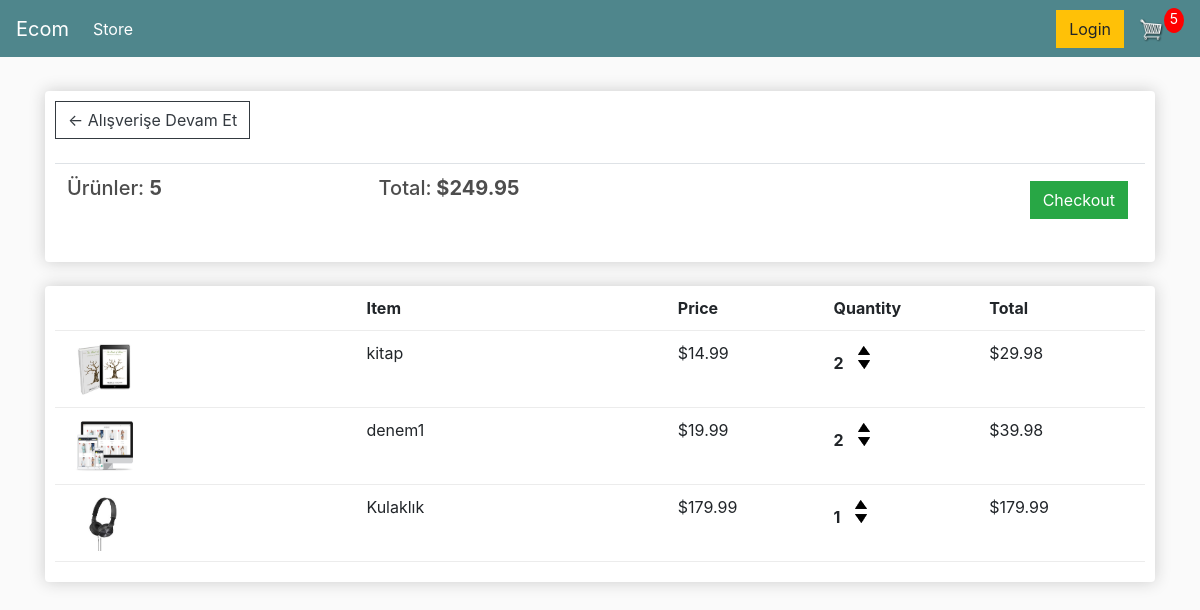
The app's page /cart/ (signed in) with its own data.
### store/models.py (models this page shows, shortened)
class Order(models.Model):
	customer = models.ForeignKey(Customer, on_delete=models.SET_NULL, null=True, blank=True)
	date_ordered = models.DateTimeField(auto_now_add=True)
	complete = models.BooleanField(default=False)
	transaction_id = models.CharField(max_length=100, null=True)
	@property
	def get_cart_total(self):
		orderitems = self.orderitem_set.all()
		total = sum([item.get_total for item in orderitems])
		return total
	@property
	def get_cart_items(self):
		orderitems = self.orderitem_set.all()
		total = sum([item.quantity for item in orderitems])
		return total

class OrderItem(models.Model):
	product = models.ForeignKey(Product, on_delete=models.SET_NULL, null=True)
	order = models.ForeignKey(Order, on_delete=models.SET_NULL, null=True)
	quantity = models.IntegerField(default=0, null=True, blank=True)
	date_added = models.DateTimeField(auto_now_add=True)
	@property
	def get_total(self):
		total = self.product.price * self.quantity
		return total

class Product(models.Model):
	name = models.CharField(max_length=200)
	price = models.FloatField()
	digital = models.BooleanField(default=False,null=True, blank=True)
	image = models.ImageField(null=True, blank=True)
	@property
	def imageURL(self):
		try:
			url = self.image.url
		except:
			url = ''
		return url

### store/views.py (the view)
# urls.py: path('cart/', views.cart, name="cart"),
def cart(request):
	data = cartData(request)
	cartItems = data['cartItems']
	order = data['order']
	items = data['items']
	context = {'items':items, 'order':order, 'cartItems':cartItems}
	return render(request, 'store/cart.html', context)

### store/utils.py (called while the page is built)
def cartData(request):
	if request.user.is_authenticated:
		customer = request.user.customer
		order, created = Order.objects.get_or_create(customer=customer, complete=False)
		items = order.orderitem_set.all()
		cartItems = order.get_cart_items
	else:
		cookieData = cookieCart(request)
		cartItems = cookieData['cartItems']
		order = cookieData['order']
		items = cookieData['items']
	return {'cartItems':cartItems ,'order':order, 'items':items}

### store/templates/store/cart.html
{% extends 'store/main.html' %}
{% load static %}
{% block content %}
	<div class="row">
		<div class="col-lg-12">
			<div class="box-element">
				<a  class="btn btn-outline-dark" href="{% url 'store' %}">&#x2190; Alışverişe Devam Et</a>
				<br>
				<br>
				<table class="table">
					<tr>
						<th><h5>Ürünler: <strong>{{order.get_cart_items}}</strong></h5></th>
						<th><h5>Total:<strong> ${{order.get_cart_total|floatformat:2}}</strong></h5></th>
						<th>
							<a  style="float:right; margin:5px;" class="btn btn-success" href="{% url 'checkout' %}">Checkout</a>
						</th>
					</tr>
				</table>
			</div>
			<br>
			<div class="box-element">
				<div class="cart-row">
					<div style="flex:2"></div>
					<div style="flex:2"><strong>Item</strong></div>
					<div style="flex:1"><strong>Price</strong></div>
					<div style="flex:1"><strong>Quantity</strong></div>
					<div style="flex:1"><strong>Total</strong></div>
				</div>
				{% for item in items %}
				<div class="cart-row">
					<div style="flex:2"><img class="row-image" src="{{item.product.imageURL}}"></div>
					<div style="flex:2"><p>{{item.product.name}}</p></div>
					<div style="flex:1"><p>${{item.product.price|floatformat:2}}</p></div>
					<div style="flex:1">
						<p class="quantity">{{item.quantity}}</p>
						<div class="quantity">
							<img data-product="{{item.product.id}}" data-action="add" class="chg-quantity update-cart" src="{% static  'images/arrow-up.png' %}">
							<img data-product="{{item.product.id}}" data-action="remove" class="chg-quantity update-cart" src="{% static  'images/arrow-down.png' %}">
						</div>
					</div>
					<div style="flex:1"><p>${{item.get_total|floatformat:2}}</p></div>
				</div>
				{% endfor %}
			</div>
		</div>
	</div>
{% endblock content %}

### static/css/main.css (style rules this page uses)
body { background-color: hsl(0, 0%, 98%); }
h1,h2,h3,h4,h5,h6 { color:hsl(0, 0%, 30%); }
.box-element { box-shadow:hsl(0, 0%, 80%) 0 0 16px; background-color: #fff; border-radius: 4px; padding: 10px; }
.col-lg-4, .col-lg-6, .col-lg-8, .col-lg-12 { margin-top: 10px; }
.btn { border-radius: 0; }
.row-image { width: 100px; }
.cart-row { display: flex; align-items: flex-stretch; padding-bottom: 10px; margin-bottom: 10px; border-bottom: 1px solid #ececec; }
.quantity { display: inline-block; font-weight: 700; padding-right:10px; }
.chg-quantity { width: 12px; cursor: pointer; display: block; margin-top: 5px; transition:.1s; }

### records on screen
Order: get_cart_items "5", get_cart_total "249.95"
OrderItem: product.imageURL (picture), product.name "kitap", product.price "14.99", quantity "2", get_total "29.98"
OrderItem: product.imageURL (picture), product.name "denem1", product.price "19.99", quantity "2", get_total "39.98"
OrderItem: product.imageURL (picture), product.name "Kulaklık", product.price "179.99", quantity "1", get_total "179.99"

### other values on screen
{{ cartItems }} "5"
